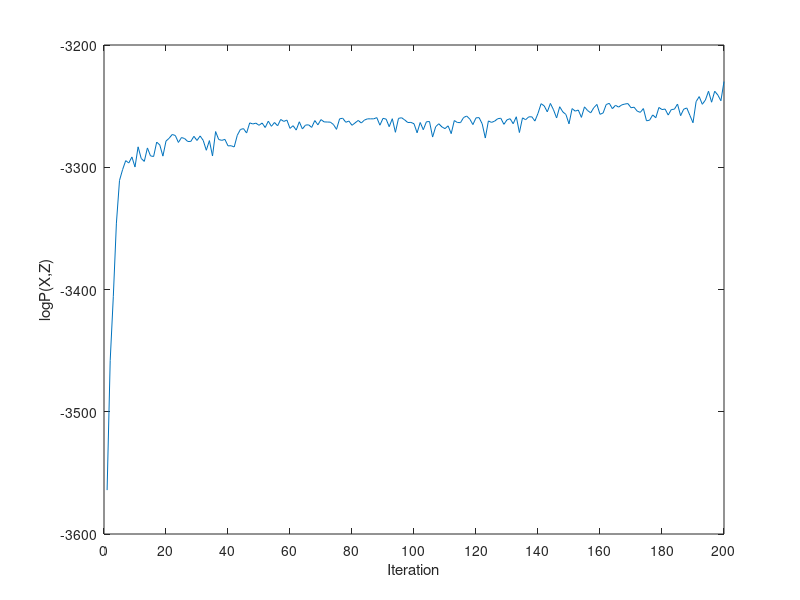

The MATLAB source for this figure:
function[]=plotGraph()     
Y=[   0   -3.5641   -3.4580   -3.4059   -3.3457   -3.3108   -3.3019   -3.2946   -3.2965   -3.2916   -3.2998   -3.2833   -3.2928   -3.2952   -3.2842   -3.2907
         -3.2912   -3.2794   -3.2818   -3.2909   -3.2786   -3.2763   -3.2732   -3.2740   -3.2797   -3.2757   -3.2765   -3.2789   -3.2789   -3.2747   -3.2781   -3.2744
        -3.2780   -3.2861   -3.2782   -3.2908   -3.2708   -3.2773   -3.2780   -3.2772   -3.2825   -3.2824   -3.2834   -3.2738   -3.2691   -3.2684   -3.2720   -3.2637
       -3.2646   -3.2639   -3.2657   -3.2638   -3.2675   -3.2623   -3.2665   -3.2634   -3.2661   -3.2609   -3.2625   -3.2614   -3.2682   -3.2660   -3.2696   -3.2628
       -3.2687   -3.2655   -3.2653   -3.2674   -3.2618   -3.2653   -3.2610   -3.2629   -3.2630   -3.2631   -3.2650   -3.2690   -3.2604   -3.2599   -3.2632   -3.2622
       -3.2657   -3.2637   -3.2617   -3.2638   -3.2614   -3.2604   -3.2604   -3.2604   -3.2594   -3.2656   -3.2600   -3.2606   -3.2668   -3.2603   -3.2714   -3.2600
      -3.2595   -3.2613   -3.2634   -3.2633   -3.2644   -3.2718   -3.2634   -3.2693   -3.2628   -3.2626   -3.2753   -3.2668   -3.2644   -3.2670   -3.2684   -3.2661
      -3.2725   -3.2618   -3.2634   -3.2635   -3.2593   -3.2581   -3.2606   -3.2651   -3.2596   -3.2594   -3.2645   -3.2761   -3.2621   -3.2633   -3.2623   -3.2603
      -3.2599   -3.2649   -3.2612   -3.2603   -3.2644   -3.2587   -3.2716   -3.2596   -3.2611   -3.2588   -3.2587   -3.2622   -3.2559   -3.2480   -3.2498   -3.2547
      -3.2478   -3.2530   -3.2597   -3.2505   -3.2547   -3.2568   -3.2645   -3.2520   -3.2541   -3.2532   -3.2592   -3.2506   -3.2536   -3.2555   -3.2513   -3.2486
      -3.2567   -3.2556   -3.2487   -3.2477   -3.2521   -3.2493   -3.2508   -3.2490   -3.2483   -3.2479   -3.2513   -3.2509   -3.2541   -3.2551   -3.2520   -3.2620
      -3.2615   -3.2572   -3.2595   -3.2511   -3.2528   -3.2524   -3.2573   -3.2528   -3.2525   -3.2483   -3.2578   -3.2525   -3.2515   -3.2576   -3.2636   -3.2463];
extra=[-3.2422   -3.2485   -3.2450   -3.2378   -3.2468   -3.2378   -3.2409   -3.2456   -3.2299];

Y=1000*[reshape(Y',1,192) extra];
Y=Y(1,2:201);

for i=1:200
    X(i)=i;
end
      
plot(X,Y);
set(gca,'Xtick',0:20:200);
set(gca,'Ytick',-3600:100:-3200);
xlabel('Iteration'); ylabel('logP(X,Z)');